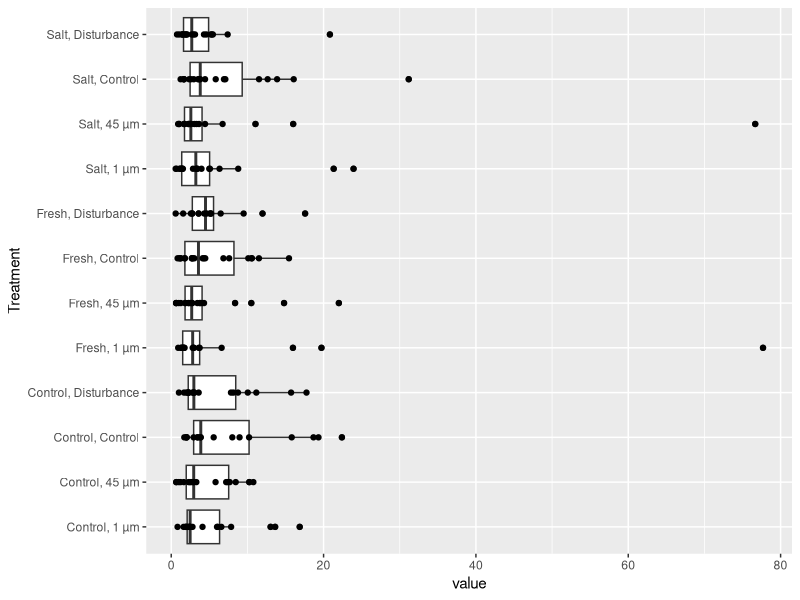

This figure's R source:
#requiredlibraries
library(tidyr)
library(dplyr)
library(ggplot2)

#read in files and rename
fluxes = readr::read_csv("fluxes.csv")
collar_map = readr::read_csv("collar_map.csv")

#reshape/cleanup data
fluxesTidy = 
  (fluxes %>% 
    gather(date, value, 2:7))
#LI8100A is empty so remove it
collarMapTidy = 
  collar_map %>% select(-LI8100A_Port, -Group) %>%
    unite("Treatment", 2:3, sep = ", ")
      
#joining metadata and column cleanup and remove "N/A"
collarInfo = 
  collarMapTidy %>% left_join(fluxesTidy, "Collar") %>%
    filter(!is.na(value))


#print dataset summary by treatment
collarInfo %>% group_by(Treatment) %>% summarize(mean(value), sd(value), n()) 

#boxplot by treatment with dots
collarInfo %>% ggplot(aes(value, Treatment)) + geom_boxplot() + geom_jitter(height = 0)#15 boxplots seems like a lot
